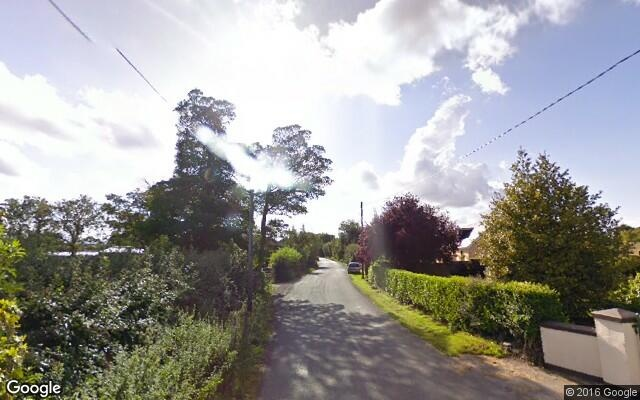
#> input picture dataset/bg/1.jpg, 640 x 400 px, given as the content of the folder dataset/starfruit/images/2, which was not available
$ python rotate_image.py
#> lines starting #> are read from the running program, lines starting #| are printed output that depends on the picture
import cv2
import numpy as np
import os
import glob

def load_images(dataset_path, fruit):
#> called with dataset_path = 'dataset', fruit = 'starfruit/images/2'
    image_paths = []
    image_names = []

    print('Now going to read {}.'.format(fruit))
    path = os.path.join(dataset_path, fruit, '*.jpg')
    files = glob.glob(path)
    for fl in files:
        image_paths.append(fl)
        flbase = os.path.basename(fl)
        image_names.append(flbase)

    return image_paths, image_names

def rotate_image(image_path, image_name):
#> called with image_path = '_only/1.jpg', image_name = 866
    image = cv2.imread(image_path)
#> image is the input picture: shape (400, 640, 3); mean B, G, R 152.2, 154.5, 155.3
    rows, cols, _ = image.shape
#> rows = 400; cols = 640

    M = cv2.getRotationMatrix2D((cols / 2, rows / 2), 270, 1)
    dst = cv2.warpAffine(image, M, (cols, rows))
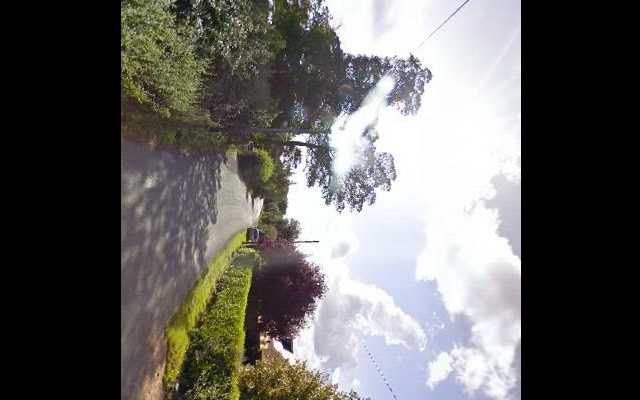
#> dst: shape (400, 640, 3); mean B, G, R 96.8, 99.4, 100.6
    cv2.imwrite('output/{}.jpg'.format(image_name), dst)
    pass

i = 865
image_paths, image_names = load_images('dataset', 'starfruit/images/2')
for image_path,image_name in zip(image_paths, image_names):
    print(image_path)
    i += 1
    rotate_image(image_path, i)

$ run again, on dataset/cucumber/images/131.jpg
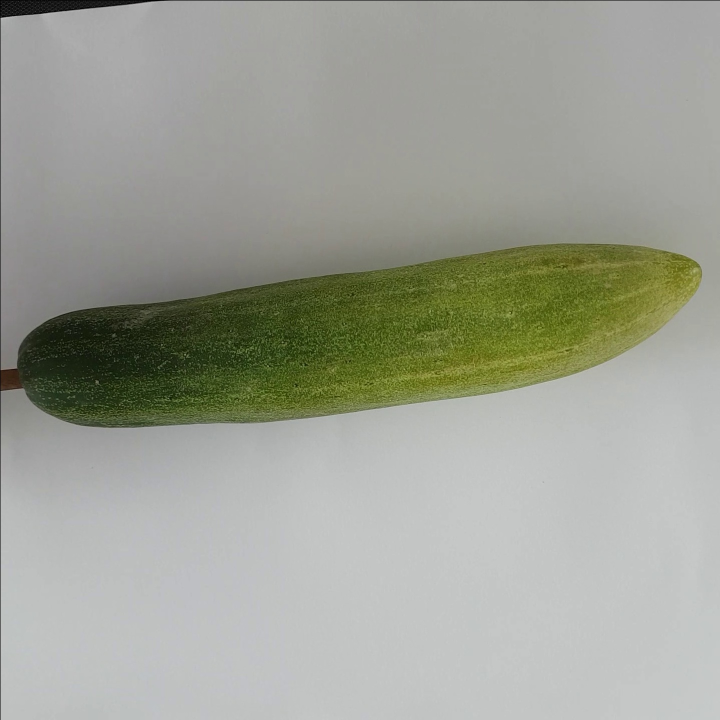
#> input picture dataset/cucumber/images/131.jpg, 1440 x 1440 px, given as the content of the folder dataset/starfruit/images/2, which was not available (shown at 1/2 size)
#> in rotate_image, image is the input picture: shape (1440, 1440, 3); mean B, G, R 150.1, 161.1, 158.4
#> in rotate_image, `dst = cv2.warpAffine(image, M, (cols, rows))`:
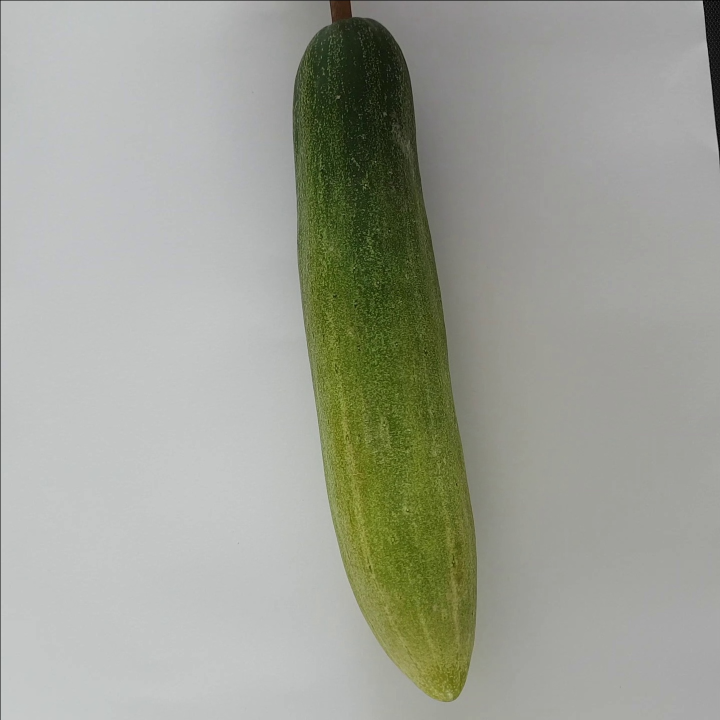
#> dst: shape (1440, 1440, 3) (shown at 1/2 size); mean B, G, R 150.1, 161.1, 158.4

$ run again, on dataset/cucumber/images/1/100.jpg
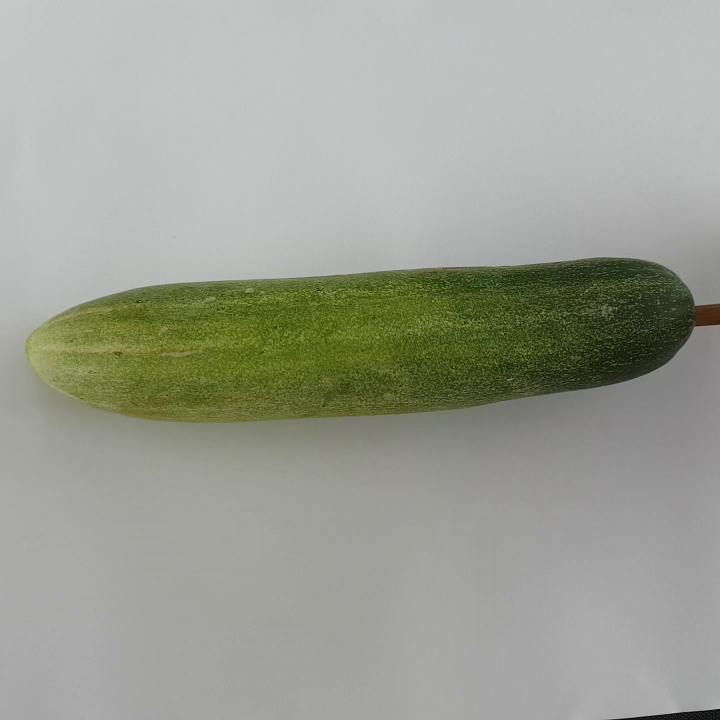
#> input picture dataset/cucumber/images/1/100.jpg, 1440 x 1440 px, given as the content of the folder dataset/starfruit/images/2, which was not available (shown at 1/2 size)
#> in rotate_image, image is the input picture: shape (1440, 1440, 3); mean B, G, R 148.7, 159.9, 157.1
#> in rotate_image, `dst = cv2.warpAffine(image, M, (cols, rows))`:
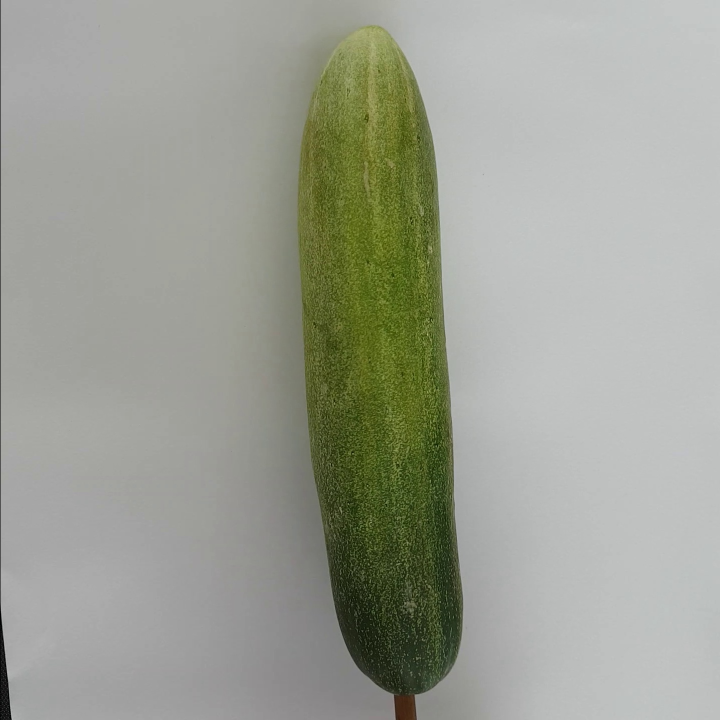
#> dst: shape (1440, 1440, 3) (shown at 1/2 size); mean B, G, R 148.6, 159.7, 157
